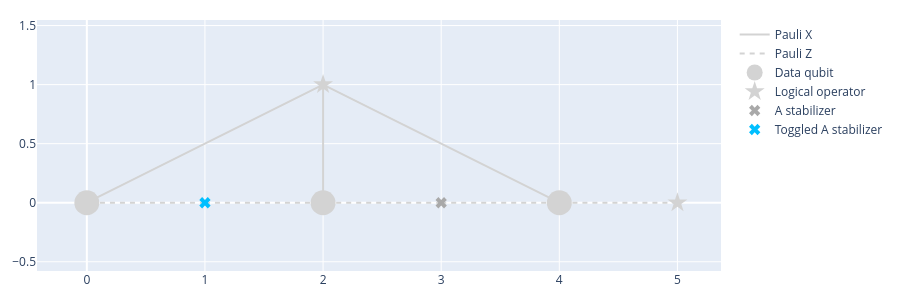

Here is the notebook cell this chart was saved with:
### Markdown cell above
<div style="color: var(--nextui-colors-text); text-transform: none; background-color: white; margin: 20px 0px; padding: 20px; border-left: 3px solid;">
Check out `plaquette`'s [Quickstart guide](https://docs.plaquette.design/quickstart.html) to learn more about everything used in the function. A short summary: first, we create a dictionary `qed` that contains the error probabilities for each type of error on each qubit. For now, this probability is set to 1 because we want to apply these errors deterministically. Then, a `circuit` is generated. This is the circuit where the quantum code is initialized, the errors appear, and the stabilizer measurements are carried out. Then, a new "device" is created to run the `circuit` we generated, and it is used to obtain a sample of measurements and erasures (the latter are ingored for the remainder of this tutorial). The raw results are processed into a syndrome, and the syndrome is returned.</div>

Use the code block below to represent graphically the syndrome of a given error. Feel free to change the `qubit_errors` parameter and re-run the code block to see the syndrome of your new error. The default error is an $X$ error on the first qubit of the chain. You can add as many errors as you want, and observe the syndromes obtained in each case. To do this, change the parameter <span class="title-ref">qubit_errors</span> provided to the <span class="title-ref">get_syndrome_from_deterministic_error</span> method. We suggest starting with the the following errors:

-   `{0: ["x"]}`
-   `{1: ["x"]}`
-   `{2: ["x"]}`

### Code cell
syndrome = get_syndrome_from_deterministic_error(code = repetition_code, qubit_errors = {0:["x"]})
vis.draw_latticedata(height=300, syndrome=syndrome)

### Figure 1 — Plotly figure (JSON) as saved in the notebook; plotly's stock layout.template omitted (floating-point values rounded to 4 significant figures)
{"data": [{"line": {"color": "lightgrey", "dash": "solid"}, "mode": "lines", "name": "Pauli X", "type": "scatter", "x": [2, 0, null, 2, 2, null, 2, 4, null], "y": [1, 0, null, 1, 0, null, 1, 0, null]}, {"line": {"color": "lightgrey", "dash": "5px 5px"}, "mode": "lines", "name": "Pauli Z", "type": "scatter", "x": [1, 0, null, 1, 2, null, 3, 2, null, 3, 4, null, 5, 4, null], "y": [0, 0, null, 0, 0, null, 0, 0, null, 0, 0, null, 0, 0, null]}, {"hovertext": ["Data qubit 0<br />Ext. qubit 0", "Data qubit 1<br />Ext. qubit 1", "Data qubit 2<br />Ext. qubit 2"], "marker": {"color": "lightgrey", "size": 25, "symbol": "circle"}, "mode": "markers", "name": "Data qubit", "type": "scatter", "x": [0, 2, 4], "y": [0, 0, 0]}, {"hovertext": ["X<br />Logical 0<br />Ext. qubit 5", "Z<br />Logical 1<br />Ext. qubit 6"], "marker": {"color": "lightgrey", "size": 15, "symbol": "star"}, "mode": "markers", "name": "Logical operator", "type": "scatter", "x": [2, 5], "y": [1, 0]}, {"hovertext": ["Stabgen 1<br />Ext. qubit 4"], "marker": {"color": "darkgrey", "size": 10, "symbol": "x"}, "mode": "markers", "name": "A stabilizer", "type": "scatter", "x": [3], "y": [0]}, {"hovertext": ["Stabgen 0<br />Ext. qubit 3<br /><b>Syndrome set</b>"], "marker": {"color": "deepskyblue", "size": 10, "symbol": "x"}, "mode": "markers", "name": "Toggled A stabilizer", "type": "scatter", "x": [1], "y": [0]}], "layout": {"coloraxis": {"colorbar": {"x": -0.1}}, "height": 300, "margin": {"b": 20, "l": 20, "r": 20, "t": 20}, "yaxis": {"scaleanchor": "x", "scaleratio": 1}}}
